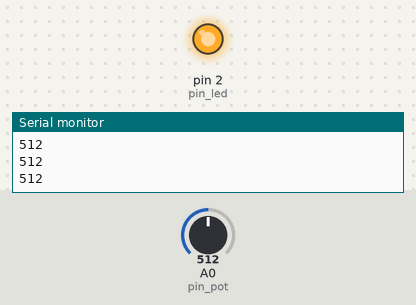
This sketch was run on a simulated Arduino Uno, built with avr-gcc and run on an emulated ATmega328P. Parts: output pins drawn as LEDs (lit = HIGH), the last lines printed to the serial monitor. The test bench sets the inputs (shaded band); at power-on: A0 (pin_pot) = 512.

Above: at 1.2 s.
1.3 s: A0 (pin_pot) set to 498
At 2.2 s:
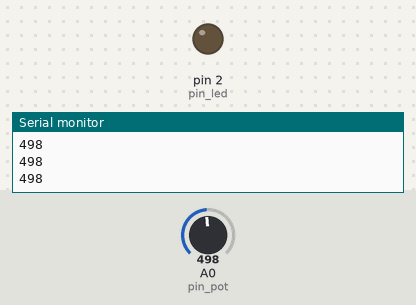
2.8 s: A0 (pin_pot) set to 522
At 3.4 s:
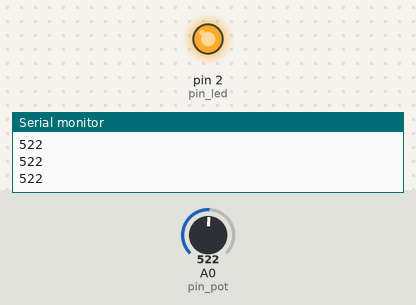
4.3 s: A0 (pin_pot) set to 511
At 5.7 s:
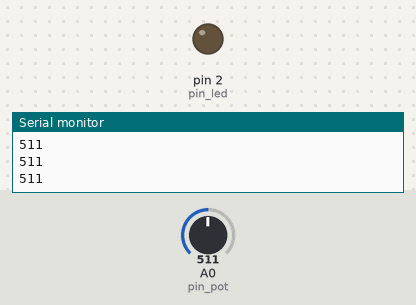
Timing chart, 0 to 7.3 s (numbered marks = the images above; inputs shaded):
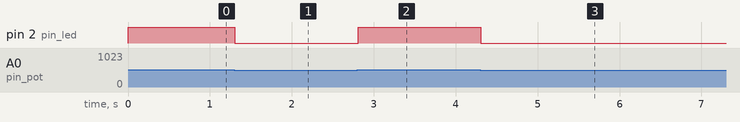

The sketch:

led_e_potenciometro1.ino
```cpp
// C++ code
//
int pin_led = 2;
int pin_pot = A0;
int valor_pot = 0;


void setup()
{
  pinMode(pin_led, OUTPUT);
  pinMode(pin_pot, INPUT);
  Serial.begin(9600);
}

void loop()
{
 valor_pot = analogRead(pin_pot);
  Serial.println(valor_pot);
  if(valor_pot >= 512){
   digitalWrite(pin_led, HIGH);
}
  else{
    digitalWrite(pin_led, LOW);
}

}
```

Measured:
- the behaviour switches between 512 and 511 on A0 (pin_pot) (found by bisection; images 0 and 1)
- after the input at 1.3 s, pin 2 (pin_led): HIGH → LOW at once
- after the input at 2.8 s, pin 2 (pin_led): LOW → HIGH at once
- after the input at 4.3 s, pin 2 (pin_led): HIGH → LOW at once
